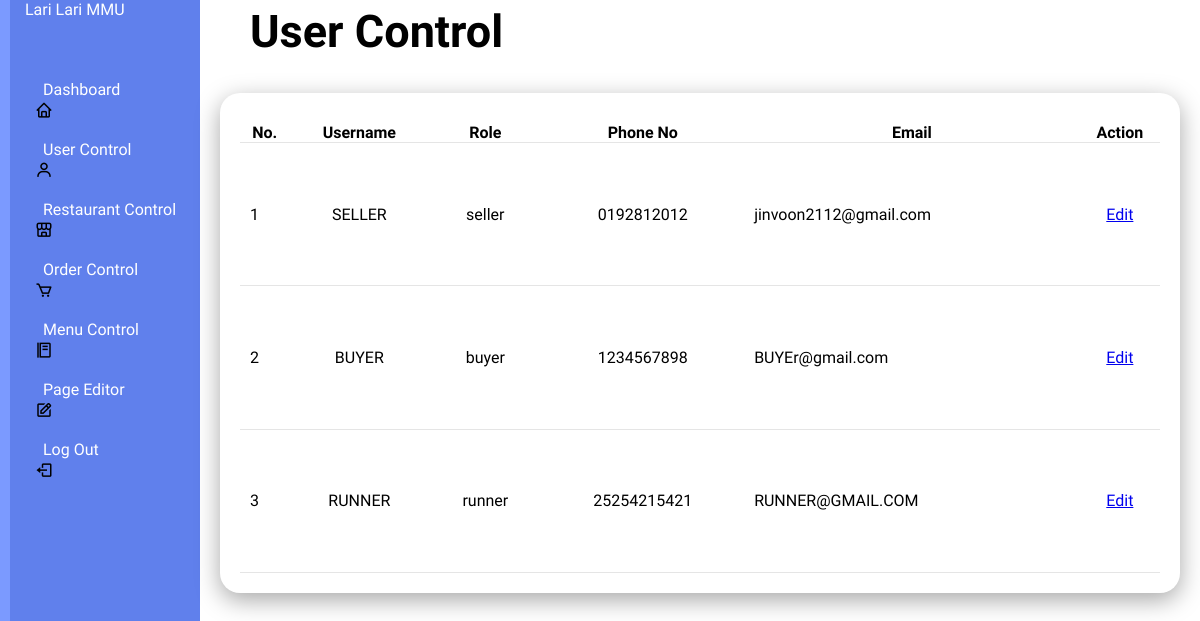
/usercontrol, run on the app's committed database.
### tables this page shows
CREATE TABLE users (
                id INTEGER PRIMARY KEY AUTOINCREMENT,
                name TEXT NOT NULL,
                email UNIQUE NOT NULL,
                username UNIQUE NOT NULL,
                password TEXT NOT NULL,
                role TEXT NOT NULL,
                phone_no UNIQUE NOT NULL
            );

### app.py (the view)
@app.route('/usercontrol')
def user_control():
    conn = get_db_connection()
    users = conn.execute('SELECT * FROM users').fetchall()
    conn.close()
    return render_template('usercontrol.html', users=users)

### app.py (called while the page is built)
def get_db_connection():
    con = sqlite3.connect("database.db")
    con.row_factory = sqlite3.Row
    return con

### templates/usercontrol.html (shortened to what this page needs)
<!DOCTYPE html>
<html lang="en">
<head>
    <link rel="stylesheet" type="text/css" href="../static/style(admin2).css">
    <link rel="stylesheet" href="https://unpkg.com/boxicons@latest/css/boxicons.min.css">
        <link href="https://cdn.jsdelivr.net/npm/remixicon@4.3.0/fonts/remixicon.css" rel="stylesheet"/>
        <link rel="stylesheet" href="https://unpkg.com/aos@next/dist/aos.css" />
</head>
</head>
<body>
    <div class="admincontainer">
        <div class="navbar">
            <ul>
                <li><a href="#">Lari Lari MMU</a></li>
                <li><i class='bx bx-home'></i><a href="/admin">Dashboard</a></li>
                <li><i class='bx bx-user'></i><a href="/usercontrol">User Control</a></li>
                <li><i class='bx bx-store-alt'></i><a href="/restaurantcontrol">Restaurant Control</a></li>
                <li><i class='bx bx-cart'></i><a href="/ordercontrol">Order Control</a></li>
                <li><i class='bx bx-food-menu'></i><a href="/menucontrol">Menu Control</a></li>
                <li><i class='bx bx-edit'></i><a href="/pageEditor">Page Editor</a></li>
                <li><i class='bx bx-log-out'></i><a href="/logout">Log Out</a></li>
            </ul>
        </div>
    </div>
    <div class="admin-main">
        <div class="admin-header">
            <h2>User Control</h2>
        </div>
        <div class="admin-table">
            <div class="table-body">
                <table>
                    <thead>
                        <tr>
                            <th>No.</th>
                            <th>Username</th>
                            <th>Role</th>
                            <th>Phone No</th>
                            <th>Email</th>
                            <th>Action</th>
                        </tr>
                    </thead>
                    <tbody>
                        {% for user in users %}
                        <tr>
                            <td>{{ user.id }}</td>
                            <td>{{ user.username }}</td>
                            <td>{{ user.role }}</td>
                            <td>{{ user.phone_no }}</td>
                            <td>{{ user.email }}</td>
                            <td>
                                <a href="{{ url_for('edit_user', user_id=user.id) }}">Edit</a>
                            </td>
                        </tr>
                        {% endfor %}
                    </tbody>
                </table>
            </div>
        </div>
    </div>
</body>
</html>

### static/style(admin2).css (style rules this page uses)
* { padding: 0; margin: 0; box-sizing: border-box; font-family: "Protest Guerrilla", sans-serif; }
.admincontainer { position: relative; width: 100%; }
.navbar { position: fixed; width: 200px; height: 100%; background:#6080ec; border-left: 10px solid #7b9aff; transition: 0.5s; overflow: hidden; }
.navbar ul { position: absolute; top: 0; left: 0; width: 100%; }
.navbar ul li { display:flex; align-items: center; justify-content: center; position: relative; width: 100%; list-style: none; border-top-left-radius: 30px; border-bottom-left-radius: 30px; border-top-right-radius: 5px; border-bottom-right-radius: 5px; }
.navbar ul li:nth-child(1) { margin-bottom: 20px; pointer-events: none; }
.navbar ul li a { display: flex; align-items: center; position: relative; display: block; width: 100%; height: 60px; padding: 0 15px; text-decoration: none; color: white; }
.navbar i { position: relative; left: 25px; font-size: 18px; text-align: center; }
.admin-main { position: relative; width: calc(100% - 200px); left: 200px; min-height: 100vh; background-color: white; transition: 0.5s; }
.admin-header { position: relative; margin: 0 30px; padding: 5px 20px; justify-content: center; align-items: center; font-size: 30px; }
.admin-table { position: relative; width: 100%; padding: 20px; display: grid; width: 100%; grid-gap: 20px; margin-top: 10px; }
.admin-table .table-body { position: relative; display: grid; min-height: 500px; background: white; padding: 20px; box-shadow: 0 7px 25px rgba(0,0,0,0.35); border-radius: 20px; }
.admin-table table { width: auto; border-collapse: collapse; margin-top: 10px; }
.admin-table .table-body table tr { color: black; border-bottom: 1px solid rgba(0,0,0,0.1); }
.admin-table .table-body table tr td { padding: 10px; }
.admin-table .table-body table tr td:last-child { text-align: end; }
.admin-table .table-body table tr td:nth-child(2) { text-align: center; }
.admin-table .table-body table tr td:nth-child(3) { text-align: center; }
.admin-table .table-body table tr td:nth-child(4) { text-align: center; }
.admin-table .table-body table tr td:nth-child(6) { text-align: center; }

### data on the page
users: id "1", username "SELLER", role "seller", phone_no "0192812012", email "jinvoon2112@gmail.com"
users: id "2", username "BUYER", role "buyer", phone_no "1234567898", email "BUYEr@gmail.com"
users: id "3", username "RUNNER", role "runner", phone_no "25254215421", email "RUNNER@GMAIL.COM"
